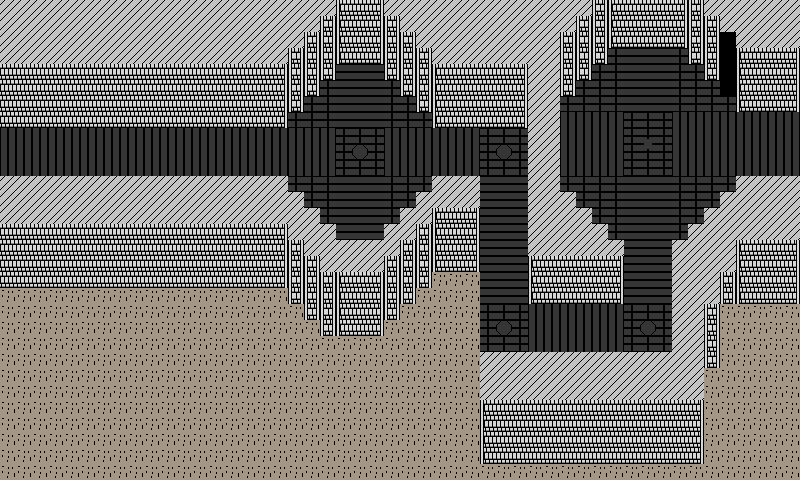

Below is a game level as drawn by its tile map, then a one-line description and the .tmx that defines it (tile-layer data replaced by summaries):
An orthogonal 50x30 tile map with 16x16 px tiles, 2 tile layers (Tile Layer 1, Tile Layer 2), 5 tilesets.

<map version="1.10" tiledversion="1.10.1" orientation="orthogonal" renderorder="right-down" width="50" height="30" tilewidth="16" tileheight="16" infinite="0" nextlayerid="3" nextobjectid="1">
 <tileset firstgid="1" source="ground tlst6.tsx" />
 <tileset firstgid="55" source="building tileset1.tsx" />
 <tileset firstgid="143" source="building tileset0.tsx" />
 <tileset firstgid="413" source="ground tlst4.tsx" />
 <tileset firstgid="467" source="ground tlst2.tsx" />
 <layer id="1" name="Tile Layer 1" width="50" height="30">
  <data>[1500 cells, 1432 non-empty, 10 distinct tile ids]</data>
 </layer>
 <layer id="2" name="Tile Layer 2" width="50" height="30">
  <data>[1500 cells, 110 non-empty, 9 distinct tile ids]</data>
 </layer>
</map>
